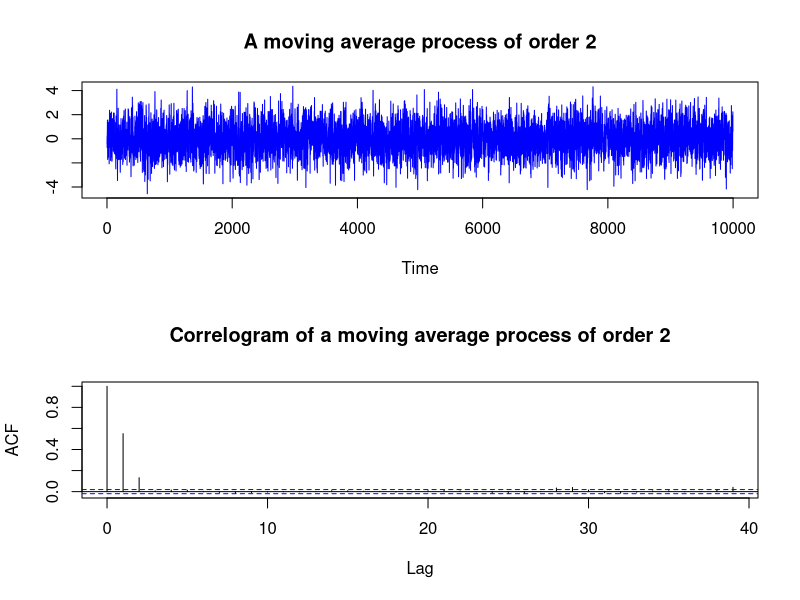

The R source for this figure:
#Make some noise
noise=rnorm(10000)

#Generate MA(2)
ma_2 <- NULL
for(i in 3:10000){ma_2[i] <- noise[i]+0.7*noise[i-1]+0.2*noise[i-2]}

#Shift data to left by 2 units
moving_average_process <- ma_2[3:10000]

#Put time series structure on a vanilla data
moving_average_process <- ts(moving_average_process)

#Partition output graphics as a multi frame of 2 rows and 1 column
par(mfrow=c(2,1))

#Plot process and scf
plot(moving_average_process,main='A moving average process of order 2',ylab=' ',col='blue')
acf(moving_average_process,main='Correlogram of a moving average process of order 2')
